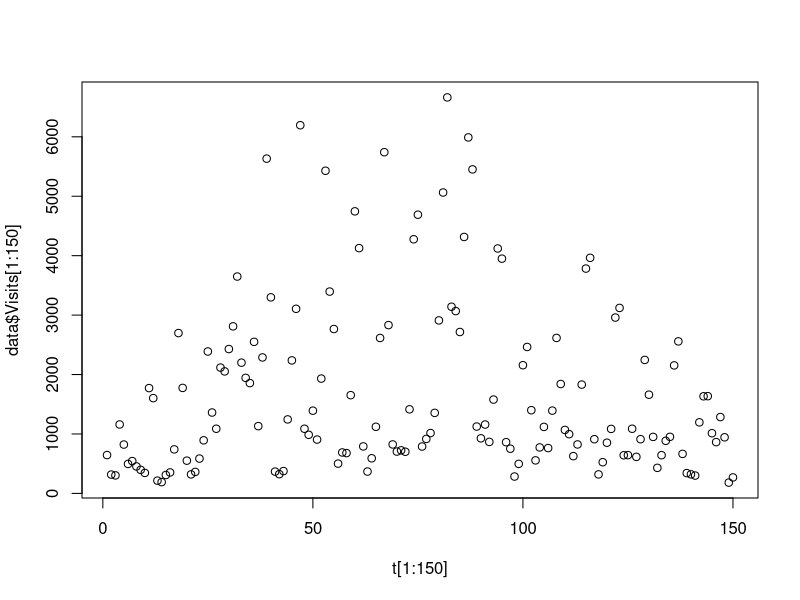

Write the R code that produced this figure.
## ---- chunk 1
knitr::opts_chunk$set(echo = TRUE)
## ---- chunk 2
library(mlbench)
library(caret)

data = read.csv("Crystalr.csv")
data$Date <- NULL     # Don't need date
data$Day.of.Week = NULL  # Already used in dummy variables
data$snowclass = NULL # Need features to be numeric for caret package
cl = data$Class # Extract the class column
data$Class = NULL

cormat = cor(data[,2:16])
highcor = findCorrelation(cormat, cutoff=0.75)
highcor
## ---- chunk 3

data$spring = NULL
data$snowfall = NULL

m = mean(c(data$Visits))
v = var(c(data$Visits)) 
m
v
## ---- chunk 4
year1 = data[data$Year == 1,]
year2 = data[data$Year == 2,]
train = rbind(year1,year2)
train = train[,-2]
test = data[data$Year == 3,]
test = test[,-2]
## ---- chunk 5
fit = glm(Visits ~ ., family = quasipoisson, data = train)
summary(fit)
## ---- chunk 6
rid = c(10:14) 
train = train[,-c(rid,2,4)]
test = test[,-c(rid,2,4)]

fit2 = glm(Visits ~ ., family = quasipoisson, data = train)
summary(fit2)
## ---- chunk 7
pred = as.numeric(predict(fit2, newdata = test, type = "response"))

pred = floor(pred) # Change them to integers
cl = rep(0,length(pred)) # Will give predicted class values
cl[pred<1000] = 1
cl[pred>= 1000 & pred<2000] = 2
cl[pred>= 2000] = 3

response = rep(0,length(test[1])) # True class values
response[test$Visits<1000] = 1
response[test$Visits>=1000 & test$Visits<2000] = 2
response[test$Visits>=2000] = 3

## ---- chunk 8
j = 1
for (i in 1:length(response)){
  
  if (response[i] == cl[i]){
    j = j + 1
  }
}

acc = j/length(response)
j # Correctly classified test examples
acc
## ---- chunk 9
x = which(response == 3)
length(x)

acc = length(x)/length(response)
acc
## ---- chunk 10
length(which(cl<response)) # Tells us we underpredicted 25 out of 150 times
## ---- chunk 11
under = c(which(cl<response))
j = test$Visits[under] - pred[under]
length(which(j>=1000))
## ---- chunk 12
CM <- read.csv("Crystalk.csv")

yr12=which(CM[,4]!=3)
CM12=CM[1:length(yr12),]

y3=which(CM[,4]==3)
CM3=CM[(length(yr12)+1):length(CM[,6]),]

cl = c()
cl[CM12$Visits<1000] = 1
cl[CM12$Visits>=1000 & CM12$Visits<2000] = 2
cl[CM12$Visits>=2000] = 3

cl2 = c()
cl2[CM3$Visits<1000] = 1
cl2[CM3$Visits>=1000 & CM3$Visits<2000] = 2
cl2[CM3$Visits>=2000] = 3
## ---- chunk 13
a = lm(Visits~xmas+springb2+days.from.christmas+snowclass+Monday+Tuesday+Wednesday+
       Thursday+Friday, data=CM12)
summary(a)

P=predict(a,newdata=CM3)

P[P<1000] = 1
P[P>=1000 & P<2000] = 2
P[P>=2000] = 3

lmt = table(P,cl2)
lmacc = (lmt[1]+lmt[5]+lmt[9])/(length(CM3[,6]))
lmt
lmacc
## ---- chunk 14
b = lm(Visits~xmas+springb2+days.from.christmas+Snowclass+Monday+Tuesday+Wednesday+
       Thursday+Friday, data=CM12)
summary(b)

P=predict(b,newdata=CM3)

P[P<1000] = 1
P[P>=1000 & P<2000] = 2
P[P>=2000] = 3

lmt = table(P,cl2)
lmacc = (lmt[1]+lmt[5]+lmt[9])/(length(CM3[,6]))
lmt
lmacc
## ---- chunk 15
library(foreign)
library(ggplot2)
library(MASS)
library(Hmisc)
library(reshape2)
## ---- chunk 16
m<- polr(as.factor(cl)~xmas+holiday+Snowclass+
           Monday+Tuesday+Wednesday+Thursday+Friday,
         data=CM12, Hess=TRUE)
summary(m)
p=predict(m,newdata=CM3)

polyrt = table(p,CM3$cl)
polyracc = (polyrt[1]+polyrt[5]+polyrt[9])/(length(cl2))
polyrt
polyracc
## ---- chunk 17
m<- polr(as.factor(cl)~xmas+sb+holiday+snowclass+
           Monday+Tuesday+Wednesday+Thursday+Friday,
         data=CM12, Hess=TRUE)
summary(m)
p=predict(m,newdata=CM3)

polyrt = table(p,CM3$cl)
polyracc = (polyrt[1]+polyrt[5]+polyrt[9])/(length(cl2))
polyrt
polyracc
## ---- chunk 18
m<- polr(as.factor(cl)~xmas+holiday+numsnowclass+
           Friday+Saturday+Sunday,
         data=CM12, Hess=TRUE)
summary(m)
p=predict(m,newdata=CM3)

polyrt = table(p,CM3$cl)
polyracc = (polyrt[1]+polyrt[5]+polyrt[9])/(length(cl2))
polyrt
polyracc
## ---- chunk 19
m<- polr(as.factor(cl)~xmas+holiday+as.factor(numsnowclass)+
           Friday+Saturday+Sunday,
         data=CM12, Hess=TRUE)
summary(m)
p=predict(m,newdata=CM3)

polyrt = table(p,CM3$cl)
polyracc = (polyrt[1]+polyrt[5]+polyrt[9])/(length(cl2))
polyrt
polyracc
## ---- chunk 20
data=read.csv("Crystalr.csv")
yr12=which(data[,4]!=3)
data12=data[1:length(yr12),]
## ---- chunk 21
Rday=vector(length=length(data[,6]))
for(i in 1:length(data[,6]))
{
    if (data[i,18]==1)
    {
        Rday[i]=1
    }
    else if (data[i,19]==1)
    {
        Rday[i]=2
    }
    else if (data[i,20]==1)
    {
        Rday[i]=3
    }
    else if (data[i,21]==1)
    {
        Rday[i]=4
    }
    else if (data[i,17]==1)
    {
        Rday[i]=6
    }
    else if (data[i,16]==1)
    {
        Rday[i]=7
    }
    else 
    {
        Rday[i]=5
    }
}
## ---- chunk 22
t=seq(1,445,1)
## ---- chunk 23
plot(t[1:150],data$Visits[1:150])
## ---- chunk 24
Dknn=function(L,d)
{
    Rday=Rday[1:d]
    t=t[1:d]
    D=matrix(0,(d),(d))
    for(i in 1:d)
    {
        for(j in 1:d)
        {
            D[i,j]=abs(Rday[i]-Rday[j]) + L*abs(t[i]-t[j])
        }
    D[i,]=order(D[i,])
    }

    return(D)
}

gknn=function(L,k,d)
{
    pred=vector(length=d)
    D=Dknn(L,d)
    for (i in 1:d)
    {
        pred[i]=mean(truec[D[i,2:(k+1)]])
        pred[i]=round(pred[i])
    }
return(pred)
}

## ---- chunk 25
truec = c()
truec[data$Visits<1000] = 1
truec[data$Visits>=1000 & data$Visits<2000] = 2
truec[data$Visits>=2000] = 3
cv=function(L,k,d)
{
	best1=c()
	best2=c()
	L1=seq(0,L,.01)
	k1=seq(1,k,1)
	Acc=matrix(0,length(L1),length(k1))
	r=matrix(0,length(k1),2)
	for(j in 1:length(k1))
	{	
		for(i in 1:length(L1))
		{
			a=gknn(L1[i],k1[j],d)
			b=table(a,truec[1:d])
			Acc[i,j]=(b[1]+b[5]+b[9])/d
		}
	best1[j]=which.max(Acc[,j])
	best2[j]=Acc[best1[j],j]
	r[j,1]=best1[j]
	r[j,2]=best2[j]
	}

	return(r)
}
a=cv(1,8,445)
a

## ---- chunk 26
b=gknn(.51,3,445)
c=table(b[296:445],cl2)
table(b[296:445],cl2)
(c[1]+c[5]+c[9])/150
## ---- chunk 27
  #Creating Unique Combinations of predicted Classes
  a=matrix(0,3,1)
  a[1,1]=1
  a[2,1]=2
  a[3,1]=3 
  xx2=c(a,a,a,a,a)
  x2=combn(xx2,5)
  x2=t(x2)
  x2=unique(x2)
  s1=function(m1t,m2t,m3t,m4t,m5t,ytrain)
  {
  yy=cbind(m1t,m2t,m3t,m4t,m5t,ytrain)
  
  #Organizing Ensemble by Combinations
  
  cc=list()
  for(i in 1:length(x2[,1]))
  {
    cc[[i]]=as.matrix(yy[((yy[,1]==x2[i,1]) & (yy[,2]==x2[i,2]) 
                          & (yy[,3]==x2[i,3]) & (yy[,4]==x2[i,4]) 
                          & (yy[,5]==x2[i,5])),])
  }
  }
## ---- chunk 28
#Fitting Ensemble 
fitens=function(cc)
{
type=c()
acc=c()
for(i in 1:length(x2[,1]))
{
	if(length(cc[[i]])>6)
	{
		type[1]=sum(cc[[i]][,6][cc[[i]][,6]==1])/length(cc[[i]][,6])
		type[2]=sum(cc[[i]][,6][cc[[i]][,6]==2])/(2*length(cc[[i]][,6]))
		type[3]=sum(cc[[i]][,6][cc[[i]][,6]==3])/(3*length(cc[[i]][,6]))
		acc[i]=which.max(type)
	}
	else
	{
		acc[i]=2
	}
}
}
## ---- chunk 29
  #Organizing New Data
new=function(m1p,m2p,m3p,m4p,m5p,truetest)
{
  yy2=cbind(m1p,m2p,m3p,m4p,m5p,truetest)
  cc2=list()
  true=c()
  for(i in 1:length(x2[,1]))
  {
    cc2[[i]]=as.matrix(yy2[((yy2[,1]==x2[i,1]) & (yy2[,2]==x2[i,2]) 
                            & (yy2[,3]==x2[i,3]) & (yy2[,4]==x2[i,4]) 
                            & (yy2[,5]==x2[i,5])),])
  }
  #Extracting true Y's with correct ordering
 
  for(i in 1:length(x2[,1]))
  {
    if(length(cc2[[i]])==6)
    {
      cc2[[i]]=t(cc2[[i]])
    }
  }

  #Predicting with Ensemble
  true=list()
  true2=c()
  pred=list()
  for(i in 1:length(x2[,1]))
  {
    if(length(cc2[[i]])==6)
    {
      pred[[i]]=acc[i]
      true[[i]]=cc2[[i]][,6]
    }
    else if (length(cc2[[i]])!=0)
    {
      f=length(cc2[[i]][(cc2[[i]][,1]==x2[i,1]) & (cc2[[i]][,2]==x2[i,2]) 
                        & (cc2[[i]][,3]==x2[i,3]) & (cc2[[i]][,4]==x2[i,4]) 
                        & (cc2[[i]][,5]==x2[i,5]),1])
      pred[[i]]=matrix(acc[i],f,1)
      true[[i]]=cc2[[i]][,6]
    }
    
  }
  }
## ---- chunk 30
data=read.csv("Crystalr.csv")
CM=read.csv("Crystalk.csv")


#kNN 
truec = c()
truec[data$Visits<1000] = 1
truec[data$Visits>=1000 & data$Visits<2000] = 2
truec[data$Visits>=2000] = 3

Rday=vector(length=length(data[,6]))
for(i in 1:length(data[,6]))
{
  if (data[i,18]==1)
  {
    Rday[i]=1
  }
  else if (data[i,19]==1)
  {
    Rday[i]=2
  }
  else if (data[i,20]==1)
  {
    Rday[i]=3
  }
  else if (data[i,21]==1)
  {
    Rday[i]=4
  }
  else if (data[i,17]==1)
  {
    Rday[i]=6
  }
  else if (data[i,16]==1)
  {
    Rday[i]=7
  }
  else 
  {
    Rday[i]=5
  }
}
t=seq(1,445,1)

Dknn=function(L,d)
{
  Rday=Rday[1:d]
  t=t[1:d]
  D=matrix(0,(d),(d))
  for(i in 1:d)
  {
    for(j in 1:d)
    {
      D[i,j]=abs(Rday[i]-Rday[j]) + L*abs(t[i]-t[j])
    }
    D[i,]=order(D[i,])
  }
  
  return(D)
}

gknn=function(L,k,d)
{
  pred=vector(length=d)
  D=Dknn(L,d)
  for (i in 1:d)
  {
    pred[i]=mean(truec[D[i,2:(k+1)]])
    pred[i]=round(pred[i])
  }
  return(pred)
}
#gknn(1,1,295)

#Ordinal Reg

ordinalreg = function(CM){
  
  yr12=which(CM[,4]!=3)
  CM12=CM[1:length(yr12),]
  y3=which(CM[,4]==3)
  CM3=CM[(length(yr12)+1):length(CM[,6]),]
  cl = c()
  cl[CM12$Visits<1000] = 1
  cl[CM12$Visits>=1000 & CM12$Visits<2000] = 2
  cl[CM12$Visits>=2000] = 3
  
  m<- polr(as.factor(cl)~xmas+sb+holiday+snowclass+
             Monday+Tuesday+Wednesday+Thursday+Friday,
           data=CM12)
  
  trainp = predict(m)
  
  p=predict(m,newdata=CM3)
  
  return(list(model = m,trainp = trainp,pred = p))
}

#Linear Reg

linearreg = function(CM){
  
  yr12=which(CM[,4]!=3)
  CM12=CM[1:length(yr12),]
  y3=which(CM[,4]==3)
  CM3=CM[(length(yr12)+1):length(CM[,6]),]
  cl = c()
  cl[CM12$Visits<1000] = 1
  cl[CM12$Visits>=1000 & CM12$Visits<2000] = 2
  cl[CM12$Visits>=2000] = 3
  
  a = lm(Visits~xmas+springb2+days.from.christmas+Snowclass+Monday+Tuesday+Wednesday+
           Thursday+Friday, data=CM12)
  
  trainp = predict(a)
  P=predict(a,newdata=CM3)
  
  P[P<1000] = 1
  P[P>=1000 & P<2000] = 2
  P[P>=2000] = 3
  
  trainp[trainp<1000] = 1
  trainp[trainp>=1000 & trainp<2000] = 2
  trainp[trainp>=2000] = 3
  
  return(list(model = a,trainp = trainp, pred = P))
}

#Poisson Reg

poissonreg = function(data){
  
  data$Date <- NULL  
  data$Day.of.Week = NULL
  data$snowclass = NULL
  data$Class = NULL
  data$spring = NULL
  data$snowfall = NULL
  year1 = data[data$Year == 1,]
  year2 = data[data$Year == 2,]
  train = rbind(year1,year2)
  train = train[,-2]
  test = data[data$Year == 3,]
  test = test[,-2]
  
  rid = c(10:14) 
  train = train[,-c(rid,2,4)]
  test = test[,-c(rid,2,4)]
  
  fit = glm(Visits ~ ., family = quasipoisson, data = train)
  
  trainp = as.numeric(predict(fit, type = "response"))
  
  pred = as.numeric(predict(fit, newdata = test, type = "response"))
  
  trainp = floor(trainp)
  pred = floor(pred)

  pred[pred<1000] = 1
  pred[pred>= 1000 & pred<2000] = 2
  pred[pred>= 2000] = 3
  
  trainp[trainp<1000] = 1
  trainp[trainp>= 1000 & trainp<2000] = 2
  trainp[trainp>= 2000] = 3
  
  return(list(model = fit, trainp = trainp,pred = pred))
}
# Get each model
ord = ordinalreg(CM)
lin = linearreg(CM)
poi = poissonreg(data)

# Extract training predictions from each model
pord = as.numeric(ord$trainp)
plin = as.numeric(lin$trainp)
ppoi = as.numeric(poi$trainp)
#pknn1 = gknn(.27,5,295)
pknn1 = gknn(3,1,295)
pknn2 = gknn(.01,2,295)
#pknn2 = gknn(.51,1,295)

# Extract testing predictions from each model
predord = as.numeric(ord$pred)
predlin = as.numeric(lin$pred)
predpoi = as.numeric(poi$pred)
#predknn1 = gknn(.27,5,445)[296:445]
predknn1 = gknn(3,1,445)[296:445]
predknn2 = gknn(.01,2,445)[296:445]
#predknn2 = gknn(.51,1,445)[296:445]
# Get the true class values for training set
yr12=which(CM[,4]!=3)
CM12=CM[1:length(yr12),]
truetrain = c()
truetrain[CM12$Visits<1000] = 1
truetrain[CM12$Visits>=1000 & CM12$Visits<2000] = 2
truetrain[CM12$Visits>=2000] = 3

# Get the true class values for testing set
y3=which(CM[,4]==3)
CM3=CM[(length(yr12)+1):length(CM[,6]),]
truetest = c()
truetest[CM3$Visits<1000] = 1
truetest[CM3$Visits>=1000 & CM3$Visits<2000] = 2
truetest[CM3$Visits>=2000] = 3
Ens=function(ytrain,ytrue,m1t,m2t,m3t,m4t,m5t,m1p,m2p,m3p,m4p,m5p)
{





  #Creating Unique Combinations of predicted Classes
  a=matrix(0,3,1)
  a[1,1]=1
  a[2,1]=2
  a[3,1]=3 
  xx2=c(a,a,a,a,a)
  x2=combn(xx2,5)
  x2=t(x2)
  x2=unique(x2)
  yy=cbind(m1t,m2t,m3t,m4t,m5t,ytrain)
  
  #Organizing Ensemble by Combinations
  
  cc=list()
  for(i in 1:length(x2[,1]))
  {
    cc[[i]]=as.matrix(yy[((yy[,1]==x2[i,1]) & (yy[,2]==x2[i,2]) 
                          & (yy[,3]==x2[i,3]) & (yy[,4]==x2[i,4]) 
                          & (yy[,5]==x2[i,5])),])
  }

  #Fitting Ensemble 
  type=c()
  acc=c()
  for(i in 1:length(x2[,1]))
  {
    if(length(cc[[i]])>6)
    {
      type[1]=sum(cc[[i]][,6][cc[[i]][,6]==1])/length(cc[[i]][,6])
      type[2]=sum(cc[[i]][,6][cc[[i]][,6]==2])/(2*length(cc[[i]][,6]))
      type[3]=sum(cc[[i]][,6][cc[[i]][,6]==3])/(3*length(cc[[i]][,6]))
      acc[i]=which.max(type)
    }
    else
    {
      acc[i]=2
    }
  }
  
  #Organizing New Data
  yy2=cbind(m1p,m2p,m3p,m4p,m5p,truetest)
  cc2=list()
  true=c()
  for(i in 1:length(x2[,1]))
  {
    cc2[[i]]=as.matrix(yy2[((yy2[,1]==x2[i,1]) & (yy2[,2]==x2[i,2]) 
                            & (yy2[,3]==x2[i,3]) & (yy2[,4]==x2[i,4]) 
                            & (yy2[,5]==x2[i,5])),])
  }
  #Extracting true Y's with correct ordering
 
  for(i in 1:length(x2[,1]))
  {
    if(length(cc2[[i]])==6)
    {
      cc2[[i]]=t(cc2[[i]])
    }
  }

  #Predicting with Ensemble
  true=list()
  true2=c()
  pred=list()
  for(i in 1:length(x2[,1]))
  {
    if(length(cc2[[i]])==6)
    {
      pred[[i]]=acc[i]
      true[[i]]=cc2[[i]][,6]
    }
    else if (length(cc2[[i]])!=0)
    {
      f=length(cc2[[i]][(cc2[[i]][,1]==x2[i,1]) & (cc2[[i]][,2]==x2[i,2]) 
                        & (cc2[[i]][,3]==x2[i,3]) & (cc2[[i]][,4]==x2[i,4])
                        & (cc2[[i]][,5]==x2[i,5]),1])
      pred[[i]]=matrix(acc[i],f,1)
      true[[i]]=cc2[[i]][,6]
    }
    
  }
  true2=do.call(c,true)
  true2=data.frame(true2)
  preds=do.call(rbind, pred)
  preds=data.frame(preds)
  hi=cbind(preds,true2)
  a=table(hi[,1],hi[,2])
  (a[1]+a[5]+a[9])/150
  return(list(preds = preds, true2=true2))
}
## ---- chunk 31
CM12=matrix(0,1,1)
yr12=which(CM[,4]!=3)
CM12=CM[1:length(yr12),]

CM3=matrix(0,1,1)
y3=which(CM[,4]==3)
CM3=CM[(length(yr12)+1):length(CM[,6]),]

CM3=matrix(0,1,1)
y3=which(CM[,4]==3)
CM3=CM[(length(yr12)+1):length(CM[,6]),]
#table(CM3$spred,CM3$cl)

(0+21+47)/(150)
